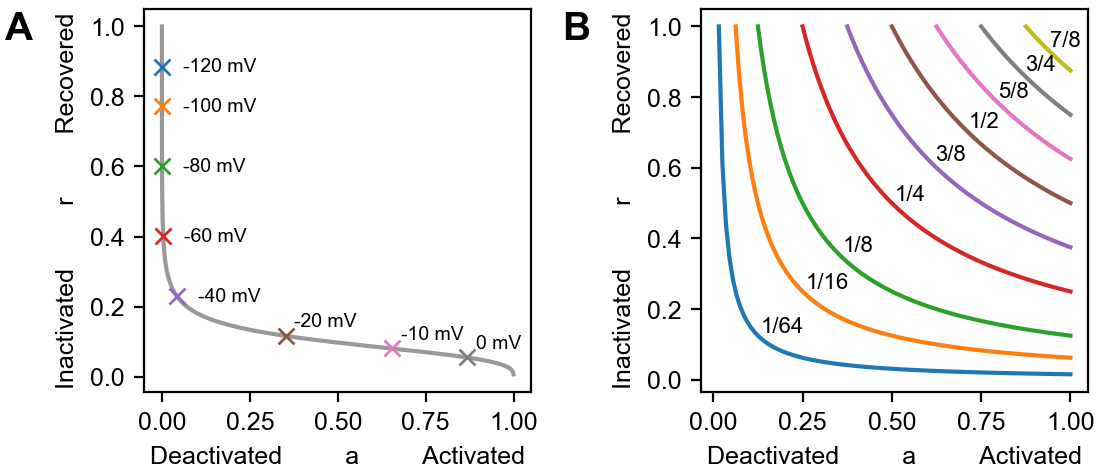

This chart was generated by the following Python code:
#!/usr/bin/env python3
#
# Figure 1: Attractor and a*r in the plane
#
from __future__ import division
from __future__ import print_function
import os
import sys
import numpy as np
import myokit
import matplotlib
import matplotlib.pyplot as plt
from matplotlib.gridspec import GridSpec
from matplotlib.gridspec import GridSpecFromSubplotSpec as SubGridSpec

# Load project modules
sys.path.append(os.path.abspath(os.path.join('..', '..', 'python')))
import cells
import data
import plots
import sumstat


# Get filename
base = os.path.splitext(os.path.basename(__file__))[0]

# Set font
font = {'family': 'arial', 'size': 9}
matplotlib.rc('font', **font)

# Matplotlib figure sizes are in inches
def mm(*size):
    return tuple(x / 25.4 * 1.5 for x in size)

# Create figure
fig = plt.figure(figsize=mm(94, 40), dpi=200)
fig.subplots_adjust(0.13, 0.17, 0.98, 0.98)
grid = GridSpec(1, 2, wspace=0.44)

# Plot attractor for various voltages
p = 9
xlabel = 'Deactivated' + ' '*p + 'a' + ' '*p + 'Activated'
ylabel = 'Inactivated' + ' '*p + 'r' + ' '*p + 'Recovered'

ax0 = fig.add_subplot(grid[0, 0])
ax0.set_xlabel(xlabel)
ax0.set_ylabel(ylabel)

vs = [-120, -100, -80, -60, -40, -20, -10, 0]
plots._phase_attractor(ax0, numbers=vs, color='#999999')

# Plot iso-conductance lines
ax1 = fig.add_subplot(grid[0, 1])
ax1.set_xlabel(xlabel)
ax1.set_ylabel(ylabel)

def iso(g, label=None):
    x = np.linspace(g, 1, 100)
    y = g / x
    ax1.plot(x, y)

    if label:
        c = np.sqrt(g) + 0.008
        ax1.text(c, c, label, fontsize=8)

iso(1/64, '1/64')
iso(1/16, '1/16')
iso(1/8, '1/8')
iso(2/8, '1/4')
iso(3/8, '3/8')
iso(4/8, '1/2')
iso(5/8, '5/8')
iso(6/8, '3/4')
iso(7/8, '7/8')

# Add letters
font = {'weight': 'bold', 'fontsize': 14}
ax0.text(-0.36, 0.92, 'A', font, transform=ax0.transAxes)
ax1.text(-0.36, 0.92, 'B', font, transform=ax1.transAxes)


# Finalise
fig.savefig(base + '.png')
fig.savefig(base + '.pdf')

#plt.show()
